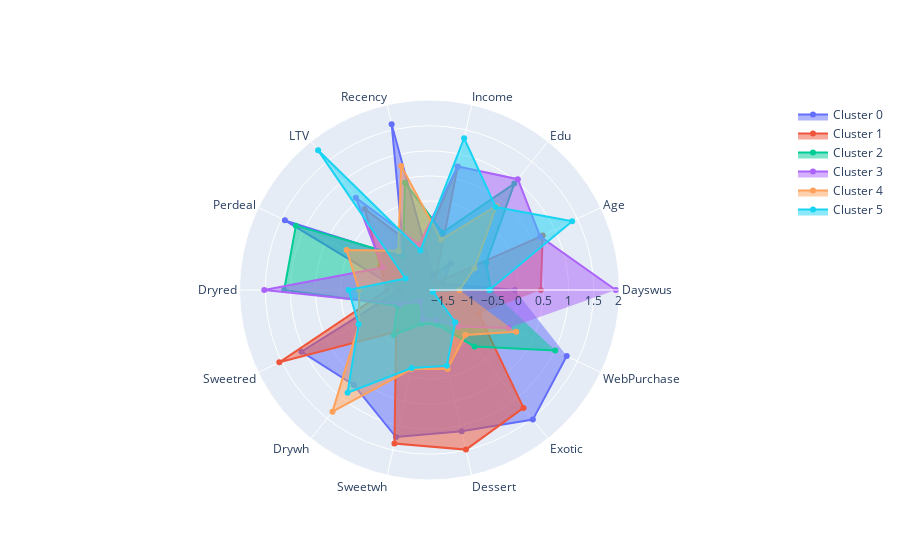

The cell this chart's notebook holds for it:
### Code cell
radar_grapher(df_clustered_final_grouped_scaled.drop(["WebVisit","Freq","Monetary"],axis = 1))

### Figure 1 — Plotly figure (JSON) as saved in the notebook; plotly's stock layout.template omitted (floating-point values rounded to 4 significant figures)
{"data": [{"fill": "toself", "name": "Cluster 0", "r": [-0.07257, -1.488, -1.093, -1.479, 1.619, -0.9637, 1.426, -1.182, 1.06, 0.6468, 1.233, 1.113, 1.532, 1.263], "theta": ["Dayswus", "Age", "Edu", "Income", "Recency", "LTV", "Perdeal", "Dryred", "Sweetred", "Drywh", "Sweetwh", "Dessert", "Exotic", "WebPurchase"], "type": "scatterpolar"}, {"fill": "toself", "name": "Cluster 1", "r": [0.4447, 0.7308, -1.603, 0.7474, -0.9858, 0.2929, -0.6856, -0.9304, 1.549, -0.709, 1.366, 1.491, 1.233, -0.6873], "theta": ["Dayswus", "Age", "Edu", "Income", "Recency", "LTV", "Perdeal", "Dryred", "Sweetred", "Drywh", "Sweetwh", "Dessert", "Exotic", "WebPurchase"], "type": "scatterpolar"}, {"fill": "toself", "name": "Cluster 2", "r": [-0.5496, -0.5207, 0.9388, -0.6037, 0.4209, -0.9207, 1.183, 1.123, -1.066, -0.6276, -1.085, -1.064, -0.3365, 1.007], "theta": ["Dayswus", "Age", "Edu", "Income", "Recency", "LTV", "Perdeal", "Dryred", "Sweetred", "Drywh", "Sweetwh", "Dessert", "Exotic", "WebPurchase"], "type": "scatterpolar"}, {"fill": "toself", "name": "Cluster 3", "r": [1.94, 0.6752, 1.051, 0.7514, -0.8475, 0.5798, -0.7359, 1.521, -1.118, -1.485, -1.175, -1.154, -0.8474, -0.0243], "theta": ["Dayswus", "Age", "Edu", "Income", "Recency", "LTV", "Perdeal", "Dryred", "Sweetred", "Drywh", "Sweetwh", "Dessert", "Exotic", "WebPurchase"], "type": "scatterpolar"}, {"fill": "toself", "name": "Cluster 4", "r": [-1.178, -0.781, 0.3641, -0.7462, 0.7606, -0.7766, 0.05828, -0.3697, -0.2184, 1.328, -0.1577, -0.1593, -0.6276, 0.1433], "theta": ["Dayswus", "Age", "Edu", "Income", "Recency", "LTV", "Perdeal", "Dryred", "Sweetred", "Drywh", "Sweetwh", "Dessert", "Exotic", "WebPurchase"], "type": "scatterpolar"}, {"fill": "toself", "name": "Cluster 5", "r": [-0.5844, 1.384, 0.3422, 1.33, -0.9668, 1.788, -1.246, -0.1613, -0.2066, 0.8462, -0.181, -0.2265, -0.9531, -1.702], "theta": ["Dayswus", "Age", "Edu", "Income", "Recency", "LTV", "Perdeal", "Dryred", "Sweetred", "Drywh", "Sweetwh", "Dessert", "Exotic", "WebPurchase"], "type": "scatterpolar"}], "layout": {"polar": {"radialaxis": {"range": [[-0.5844, 1.384, 0.3422, 1.33, -0.9668, 1.788, -1.246, -0.1613, -0.2066, 0.8462, -0.181, -0.2265, -0.9531, -1.702], [-0.5844, 1.384, 0.3422, 1.33, -0.9668, 1.788, -1.246, -0.1613, -0.2066, 0.8462, -0.181, -0.2265, -0.9531, -1.702]], "visible": true}}}}
